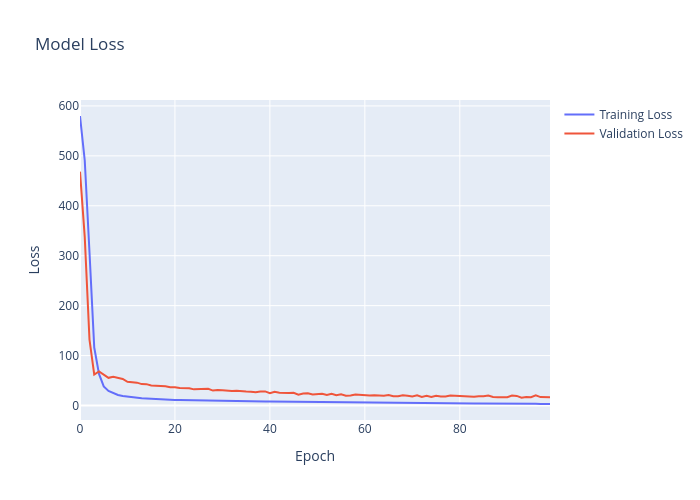

The cell this chart's notebook holds for it:
### Code cell
fig.update_layout(
    title='Model Loss',
    xaxis_title='Epoch',
    yaxis_title='Loss',
    height=500,
    width=700
)
fig.show()
